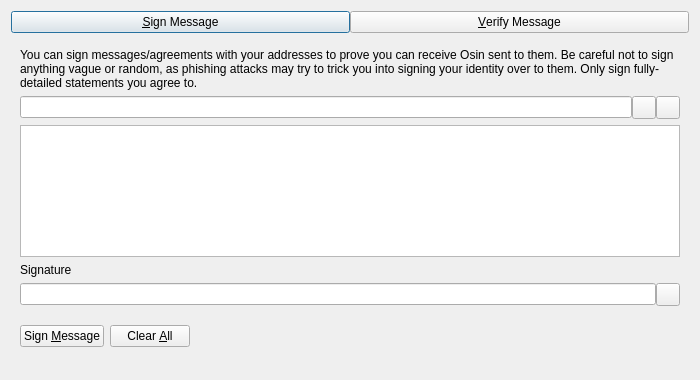
<?xml version="1.0" encoding="UTF-8"?>
<ui version="4.0">
 <class>SignVerifyMessageDialog</class>
 <widget class="QDialog" name="SignVerifyMessageDialog">
  <property name="geometry">
   <rect>
    <x>0</x>
    <y>0</y>
    <width>700</width>
    <height>380</height>
   </rect>
  </property>
  <property name="windowTitle">
   <string>Signatures - Sign / Verify a Message</string>
  </property>
  <property name="modal">
   <bool>true</bool>
  </property>
  <layout class="QVBoxLayout" name="verticalLayout">
   <item>
    <layout class="QHBoxLayout" name="horizontalLayout_Buttons_2">
     <property name="spacing">
      <number>0</number>
     </property>
     <property name="topMargin">
      <number>0</number>
     </property>
     <item>
      <widget class="QPushButton" name="btnSignMessage">
       <property name="text">
        <string>&amp;Sign Message</string>
       </property>
       <property name="checkable">
        <bool>true</bool>
       </property>
      </widget>
     </item>
     <item>
      <widget class="QPushButton" name="btnVerifyMessage">
       <property name="text">
        <string>&amp;Verify Message</string>
       </property>
       <property name="checkable">
        <bool>true</bool>
       </property>
      </widget>
     </item>
    </layout>
   </item>
   <item>
    <widget class="QStackedWidget" name="stackedWidgetSig">
     <property name="minimumSize">
      <size>
       <width>0</width>
       <height>0</height>
      </size>
     </property>
     <property name="currentIndex">
      <number>0</number>
     </property>
     <widget class="QWidget" name="pageSignMessage">
      <layout class="QVBoxLayout" name="verticalLayout_SM">
       <item>
        <widget class="QLabel" name="infoLabel_SM">
         <property name="text">
          <string>You can sign messages/agreements with your addresses to prove you can receive Osin sent to them. Be careful not to sign anything vague or random, as phishing attacks may try to trick you into signing your identity over to them. Only sign fully-detailed statements you agree to.</string>
         </property>
         <property name="textFormat">
          <enum>Qt::PlainText</enum>
         </property>
         <property name="wordWrap">
          <bool>true</bool>
         </property>
        </widget>
       </item>
       <item>
        <layout class="QHBoxLayout" name="horizontalLayout_1_SM">
         <property name="spacing">
          <number>0</number>
         </property>
         <item>
          <widget class="QValidatedLineEdit" name="addressIn_SM">
           <property name="toolTip">
            <string>The Osin address to sign the message with</string>
           </property>
          </widget>
         </item>
         <item>
          <widget class="QToolButton" name="addressBookButton_SM">
           <property name="toolTip">
            <string>Choose previously used address</string>
           </property>
           <property name="text">
            <string/>
           </property>
           <property name="shortcut">
            <string>Alt+A</string>
           </property>
          </widget>
         </item>
         <item>
          <widget class="QToolButton" name="pasteButton_SM">
           <property name="toolTip">
            <string>Paste address from clipboard</string>
           </property>
           <property name="text">
            <string/>
           </property>
           <property name="shortcut">
            <string>Alt+P</string>
           </property>
          </widget>
         </item>
        </layout>
       </item>
       <item>
        <widget class="QPlainTextEdit" name="messageIn_SM">
         <property name="toolTip">
          <string>Enter the message you want to sign here</string>
         </property>
        </widget>
       </item>
       <item>
        <widget class="QLabel" name="signatureLabel_SM">
         <property name="text">
          <string>Signature</string>
         </property>
         <property name="textFormat">
          <enum>Qt::PlainText</enum>
         </property>
        </widget>
       </item>
       <item>
        <layout class="QHBoxLayout" name="horizontalLayout_2_SM">
         <property name="spacing">
          <number>0</number>
         </property>
         <item>
          <widget class="QLineEdit" name="signatureOut_SM">
           <property name="readOnly">
            <bool>true</bool>
           </property>
          </widget>
         </item>
         <item>
          <widget class="QToolButton" name="copySignatureButton_SM">
           <property name="toolTip">
            <string>Copy the current signature to the system clipboard</string>
           </property>
           <property name="text">
            <string/>
           </property>
          </widget>
         </item>
        </layout>
       </item>
       <item>
        <layout class="QHBoxLayout" name="horizontalLayout_3_SM">
         <item>
          <widget class="QPushButton" name="signMessageButton_SM">
           <property name="toolTip">
            <string>Sign the message to prove you own this Osin address</string>
           </property>
           <property name="text">
            <string>Sign &amp;Message</string>
           </property>
           <property name="autoDefault">
            <bool>false</bool>
           </property>
          </widget>
         </item>
         <item>
          <widget class="QPushButton" name="clearButton_SM">
           <property name="toolTip">
            <string>Reset all sign message fields</string>
           </property>
           <property name="text">
            <string>Clear &amp;All</string>
           </property>
           <property name="autoDefault">
            <bool>false</bool>
           </property>
          </widget>
         </item>
         <item>
          <spacer name="horizontalSpacer_1_SM">
           <property name="orientation">
            <enum>Qt::Horizontal</enum>
           </property>
           <property name="sizeHint" stdset="0">
            <size>
             <width>40</width>
             <height>48</height>
            </size>
           </property>
          </spacer>
         </item>
         <item>
          <widget class="QLabel" name="statusLabel_SM">
           <property name="text">
            <string/>
           </property>
           <property name="wordWrap">
            <bool>true</bool>
           </property>
          </widget>
         </item>
         <item>
          <spacer name="horizontalSpacer_2_SM">
           <property name="orientation">
            <enum>Qt::Horizontal</enum>
           </property>
           <property name="sizeHint" stdset="0">
            <size>
             <width>40</width>
             <height>48</height>
            </size>
           </property>
          </spacer>
         </item>
        </layout>
       </item>
      </layout>
     </widget>
     <widget class="QWidget" name="pageVerifyMessage">
      <layout class="QVBoxLayout" name="verticalLayout_VM">
       <item>
        <widget class="QLabel" name="infoLabel_VM">
         <property name="text">
          <string>Enter the receiver's address, message (ensure you copy line breaks, spaces, tabs, etc. exactly) and signature below to verify the message. Be careful not to read more into the signature than what is in the signed message itself, to avoid being tricked by a man-in-the-middle attack. Note that this only proves the signing party receives with the address, it cannot prove sendership of any transaction!</string>
         </property>
         <property name="textFormat">
          <enum>Qt::PlainText</enum>
         </property>
         <property name="alignment">
          <set>Qt::AlignLeading|Qt::AlignLeft|Qt::AlignTop</set>
         </property>
         <property name="wordWrap">
          <bool>true</bool>
         </property>
        </widget>
       </item>
       <item>
        <layout class="QHBoxLayout" name="horizontalLayout_1_VM">
         <property name="spacing">
          <number>0</number>
         </property>
         <item>
          <widget class="QValidatedLineEdit" name="addressIn_VM">
           <property name="toolTip">
            <string>The Osin address the message was signed with</string>
           </property>
          </widget>
         </item>
         <item>
          <widget class="QToolButton" name="addressBookButton_VM">
           <property name="toolTip">
            <string>Choose previously used address</string>
           </property>
           <property name="text">
            <string/>
           </property>
           <property name="shortcut">
            <string>Alt+A</string>
           </property>
          </widget>
         </item>
        </layout>
       </item>
       <item>
        <widget class="QPlainTextEdit" name="messageIn_VM"/>
       </item>
       <item>
        <widget class="QValidatedLineEdit" name="signatureIn_VM"/>
       </item>
       <item>
        <layout class="QHBoxLayout" name="horizontalLayout_2_VM">
         <item>
          <widget class="QPushButton" name="verifyMessageButton_VM">
           <property name="toolTip">
            <string>Verify the message to ensure it was signed with the specified Osin address</string>
           </property>
           <property name="text">
            <string>Verify &amp;Message</string>
           </property>
           <property name="autoDefault">
            <bool>false</bool>
           </property>
          </widget>
         </item>
         <item>
          <widget class="QPushButton" name="clearButton_VM">
           <property name="toolTip">
            <string>Reset all verify message fields</string>
           </property>
           <property name="text">
            <string>Clear &amp;All</string>
           </property>
           <property name="autoDefault">
            <bool>false</bool>
           </property>
          </widget>
         </item>
         <item>
          <spacer name="horizontalSpacer_1_VM">
           <property name="orientation">
            <enum>Qt::Horizontal</enum>
           </property>
           <property name="sizeHint" stdset="0">
            <size>
             <width>40</width>
             <height>48</height>
            </size>
           </property>
          </spacer>
         </item>
         <item>
          <widget class="QLabel" name="statusLabel_VM">
           <property name="text">
            <string/>
           </property>
           <property name="wordWrap">
            <bool>true</bool>
           </property>
          </widget>
         </item>
         <item>
          <spacer name="horizontalSpacer_2_VM">
           <property name="orientation">
            <enum>Qt::Horizontal</enum>
           </property>
           <property name="sizeHint" stdset="0">
            <size>
             <width>40</width>
             <height>48</height>
            </size>
           </property>
          </spacer>
         </item>
        </layout>
       </item>
      </layout>
     </widget>
    </widget>
   </item>
  </layout>
 </widget>
 <customwidgets>
  <customwidget>
   <class>QValidatedLineEdit</class>
   <extends>QLineEdit</extends>
   <header>qt/qvalidatedlineedit.h</header>
  </customwidget>
 </customwidgets>
 <resources>
  <include location="../osin.qrc"/>
 </resources>
 <connections/>
</ui>
